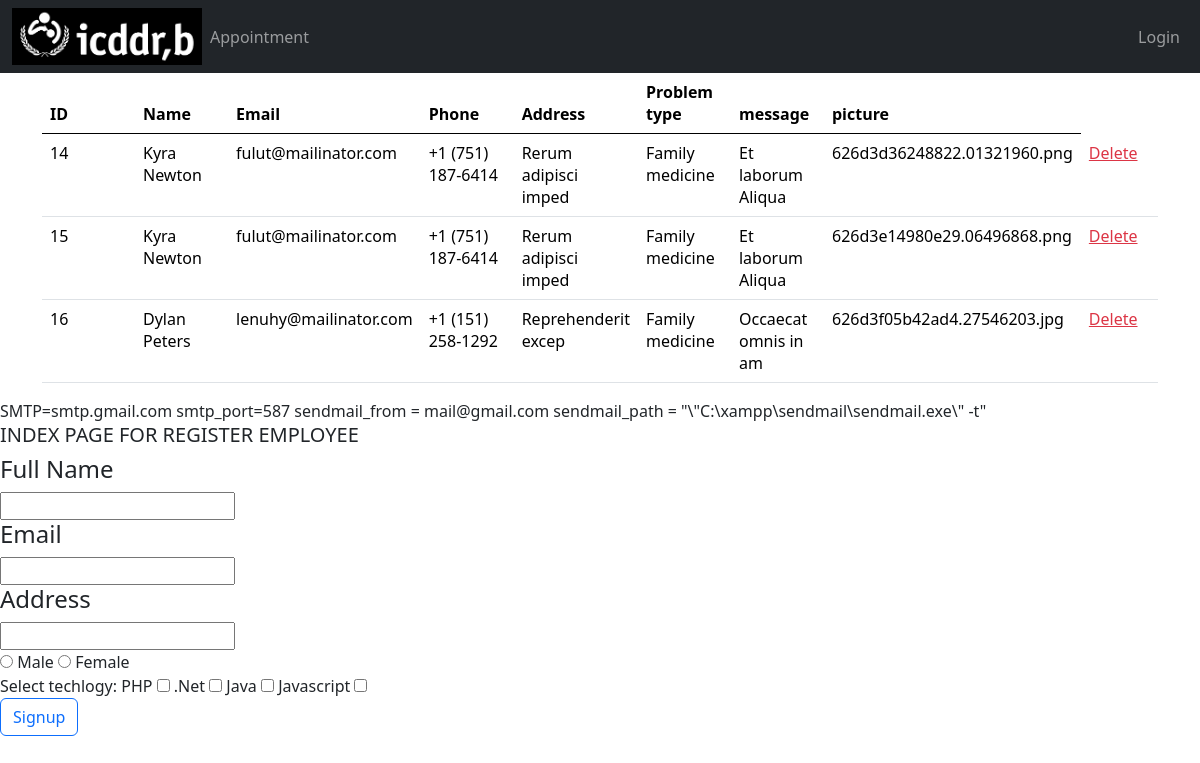
The app's page /Untitled-1.php with its own data.
### tables this page shows
CREATE TABLE `guest` (
  `id` int(255) NOT NULL,
  `fullname` varchar(255) NOT NULL,
  `email` varchar(255) NOT NULL,
  `address` varchar(255) NOT NULL,
  `phone` varchar(255) NOT NULL,
  `ptype` varchar(255) NOT NULL,
  `file` varchar(255) NOT NULL,
  `message` varchar(255) NOT NULL,
  `response` varchar(255) DEFAULT NULL
);

### init.php (called while the page is built, shortened)
<?php
$source = new source;
?>

### classes/source.php (called while the page is built, shortened)
<?php
class source extends db{
    public $Query;
    public function Query($query,$param = []){
        if(empty($param)){
            $this->Query = $this->db->prepare($query);
            return $this->Query->execute();
        }else{
            $this->Query = $this->db->prepare($query);
            return $this->Query->execute($param);
        }
    }
    public function CountRows(){
        return $this->Query->rowCount();
    }
    public function FetchAll(){
        return $this->Query->FetchAll(PDO::FETCH_OBJ);
    }
}
?>

### classes/db.php (called while the page is built, shortened)
<?php
class db{
    private $host = "localhost";
    private $username = "root";
    private $password = "";
    private $database = "intern";
    public function __construct(){
        try{
            $this->db = new PDO("mysql:hsot=".$this->host.";dbname=".$this->database,
            $this->username,$this->password);
        }catch(PDOException $e){
            echo "Connection problem : ".$e->getMessage();
        }
    }
}
?>

### Untitled-1.php (the view, shortened to what this page needs)
<?php
include "init.php";
?>
<html>
<head>
    <link href="https://cdn.jsdelivr.net/npm/bootstrap@5.0.2/dist/css/bootstrap.min.css" rel="stylesheet">
    <link rel="stylesheet" href="style/css_responsive.css">
</head>
<body>
    <?php
    include 'splitfile/navbar.php';
    ?>
    <div class="container-fluid">
        <div class="container">
            <table class="table table-hover">
                <thead>
                    <tr>
                        <th class="col-1">ID</th>
                        <th class="col-1">Name</th>
                        <th class="col-1">Email</th>
                        <th class="col-1">Phone</th>
                        <th class="col-1">Address</th>
                        <th class="col-1">Problem type</th>
                        <th class="col-1">message</th>
                        <th class="col-1">picture</th>
                    </tr>
                </thead>
                <tbody>
                    <?php
                    $query = $source->Query("SELECT * FROM guest");
                    $details = $source->FetchAll();
                    $numrow = $source->CountRows();
                    if ($numrow > 0) {
                        foreach ($details as $row) :
                            echo "
                <tr>
                <td>" . $row->id . "</td>
                <td>" . $row->fullname . "</td>
                <td>" . $row->email . "</td>
                <td>" . $row->phone . "</td>
                <td>" . $row->address . "</td>
                <td>" . $row->ptype . "</td>
                <td>" . $row->message . "</td>
                <td>" . $row->file . "</td>
                <td>
                 <a href='deleteguest.php?deleteuser=".$row->id."' class='.btn-sm btn-outline-danger mr-2'>Delete</a> </td>
                </tr>";
                        endforeach;
                    }
                    ?>
                </tbody>
            </table>
        </div>
    </div>
</body>
</html>
<div class="login">
          <h5> INDEX PAGE FOR REGISTER EMPLOYEE </h5>
          <div class="inputall">
            <div class="input">
              <h4>Full Name</h4>
              <input type="name" name="name" value="<?php if (isset($old_name)) echo $old_name; ?>">
            </div>
            <div class="input">
              <h4>Email</h4> <input type="email" name="email" value=" <?php if (isset($old_email)) echo $old_email; ?>">
            </div>
            <div class="input">
              <h4>Address</h4> <input type="text" name="address" value="<?php if (isset($old_address)) echo $old_address; ?>">
            </div>
            <div class="gender">
              <input type="radio" name="gender" value="male" <?php if (isset($old_gender) && $old_gender == "male") echo ' checked'; ?>> Male
              <input type="radio" name="gender" value="female" <?php if (isset($old_gender) && $old_gender == "female") echo ' checked'; ?>> Female
            </div>
            <tr>
              <td colspan="2">Select techlogy: </td>
            </tr>
            <tr>
              <td>PHP</td>
              <td><input type="checkbox" name="tech[]" value="PHP"></td>
            </tr>
            <tr>
              <td>.Net</td>
              <td><input type="checkbox" name="tech[]" value=".Net"></td>
            </tr>
            <tr>
              <td>Java</td>
              <td><input type="checkbox" name="tech[]" value="Java"></td>
            </tr>
            <tr>
              <td>Javascript</td>
              <td><input type="checkbox" name="tech[]" value="javascript"></td>
            </tr>
            <div class="signupbtn">
              <input type="submit" name="signup" value="Signup" class="btn btn-outline-primary">
            </div>
          </div>
        </div>

### style/css_responsive.css (style rules this page uses)
* { box-sizing: border-box; margin: 0; padding: 0; }

### records on screen
guest: id "14", fullname "Kyra Newton", email "fulut@mailinator.com", phone "+1 (751) 187-6414", address "Rerum adipisci imped", ptype "Family medicine", message "Et laborum Aliqua", file "626d3d36248822.01321960.png"
guest: id "15", fullname "Kyra Newton", email "fulut@mailinator.com", phone "+1 (751) 187-6414", address "Rerum adipisci imped", ptype "Family medicine", message "Et laborum Aliqua", file "626d3e14980e29.06496868.png"
guest: id "16", fullname "Dylan Peters", email "lenuhy@mailinator.com", phone "+1 (151) 258-1292", address "Reprehenderit excep", ptype "Family medicine", message "Occaecat omnis in am", file "626d3f05b42ad4.27546203.jpg"
